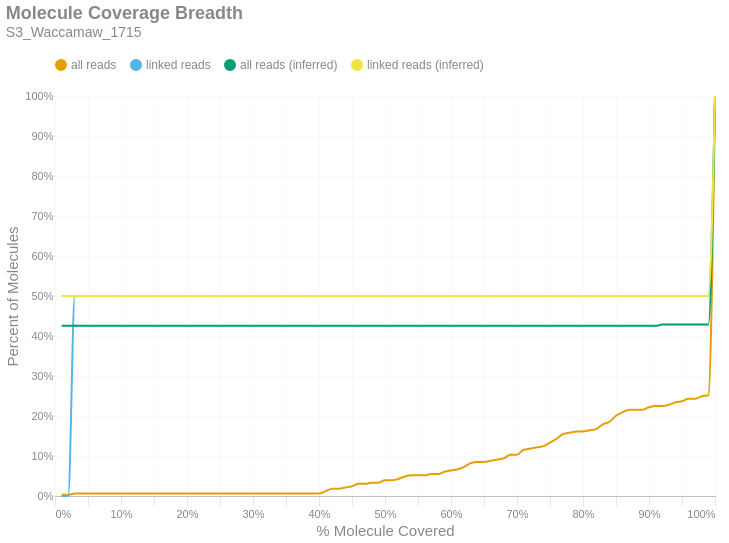

This figure's notebook cell:
### Markdown cell above
### Molecule Read Coverage
This chart shows molecule coverage breadth as computed by the number of bases aligned to that molecule. In other words, "*how much of each unique long molecule is actually sequenced/aligned?*" Keep in mind there is a distinction between sequences and alignments, since some sequences belonging to a particular molecule may not align well and wouldn't appear in the alignment data. This chart also shows molecule coverage breadth as computed by the *inferred fragment* from which the aligned sequences originate. Unlike read coverage, this calculation takes into account the total insert size, including unsequenced gaps between the forward and reverse reads. Like the previous figures, these are cumulative percents.

### Code cell
if SKIPLR:
    print_html(f"Skipped")
else:
    binned_df = consolidated_hist(valids['coverage_bp'], mask, 0.01, True)
    binned_df_inf = consolidated_hist(valids['coverage_inserts'], mask, 0.01, True)
    binned_df = binned_df.with_columns(pl.lit(binned_df_inf['all reads (cumsum)']).alias('all reads (inferred)'))
    binned_df = binned_df.with_columns(pl.lit(binned_df_inf['linked reads (cumsum)']).alias('linked reads (inferred)'))
    binned_df = binned_df.with_columns(
        (pl.col('bin').cast(pl.Float64) + 0.01).alias('right_edge')
    )

    with SafeRender(binned_df):
        (
            density_plot(binned_df, 'Molecule Coverage Breadth', samplename, 'molcov', ['all reads (inferred)','linked reads (inferred)'])
            .encode(
                #x=alt.X('bin:Q', title="% Molecule Covered").axis(format = '%').scale(padding=0),
                x=alt.X('right_edge:Q', title="% Molecule Covered").axis(format='%').scale(padding=0),
                y=alt.Y('value:Q', title='Percent of Molecules')
                    .axis(format='%')
                    .stack(False)
                    .scale(domainMin=0, padding=0),
                color=alt.Color("key:N").scale(domain = ["all reads", "linked reads", "all reads (inferred)", "linked reads (inferred)"]),
                tooltip = [
                    alt.Tooltip("key:N", title = "Data Type"),
                    alt.Tooltip("range_label:N", title="% Molecule Covered"),
                    alt.Tooltip("value:Q", format = ".2%", title="% Molecules")
                ]
            )
        ).display()

### Figure 1 — Vega-Lite specification as saved in the notebook (floating-point values rounded to 4 significant figures)
{"width": "container", "height": 400, "config": {"title": {"anchor": "start", "dy": -15, "fontSize": 18, "color": "#888888", "subtitleColor": "#888888", "subtitleFontSize": 14}, "arc": {"fill": "#0072B2"}, "axis": {"domainColor": "#888888", "domainWidth": 0.5, "gridWidth": 0.2, "grid": false, "titleFontWeight": 400, "titleFontSize": 15, "labelFontSize": 11, "labelColor": "#888888", "tickColor": "#888888", "tickWidth": 0.2, "titleColor": "#888888"}, "axisBand": {"grid": false}, "axisX": {"grid": true, "tickSize": 10, "domainCap": "round"}, "axisY": {"domain": false, "grid": true, "tickSize": 0, "domainCap": "round"}, "background": "transparent", "header": {"labelFontSize": 15, "labelColor": "#888888", "titleFontSize": 15, "titleFontWeight": 600, "titleColor": "#888888"}, "legend": {"labelFont": "sans-serif", "labelFontSize": 12, "labelColor": "#888888", "symbolSize": 100, "symbolType": "circle", "titleFontSize": 12, "titlePadding": 10, "titleColor": "#888888", "title": null, "orient": "top"}, "range": {"category": ["#E69F00", "#56B4E9", "#009E73", "#F0E442", "#0072B2", "#D55E00", "#CC79A7", "#000000"], "diverging": ["#cfe8f3", "#a2d4ec", "#73bfe2", "#46abdb", "#1696d2", "#12719e"]}, "area": {"fill": "#0072B2", "fillOpacity": 0.7, "line": true, "strokeOpacity": 0.7}, "line": {"color": "#0072B2", "stroke": "#0072B2", "strokeWidth": 2}, "trail": {"color": "#0072B2", "stroke": "#0072B2", "strokeWidth": 0, "size": 1}, "point": {"filled": true, "fillOpacity": 1.0, "size": 95}, "text": {"color": "#888888", "fontSize": 11, "align": "right", "fontWeight": 400, "size": 11}, "bar": {"fill": "#0072B2", "stroke": null}, "view": {"stroke": null, "continuousWidth": 660, "continuousHeight": 400}}, "data": {"name": "data-0ce664980f27c8defe71b634f47164d5"}, "mark": {"type": "line", "interpolate": "monotone", "point": {"opacity": 0, "size": 275}}, "encoding": {"color": {"field": "key", "scale": {"domain": ["all reads", "linked reads", "all reads (inferred)", "linked reads (inferred)"]}, "type": "nominal"}, "tooltip": [{"field": "key", "title": "Data Type", "type": "nominal"}, {"field": "range_label", "title": "% Molecule Covered", "type": "nominal"}, {"field": "value", "format": ".2%", "title": "% Molecules", "type": "quantitative"}], "x": {"axis": {"format": "%"}, "field": "right_edge", "scale": {"padding": 0}, "title": "% Molecule Covered", "type": "quantitative"}, "y": {"axis": {"format": "%"}, "field": "value", "scale": {"domainMin": 0, "padding": 0}, "stack": false, "title": "Percent of Molecules", "type": "quantitative"}}, "params": [{"name": "param_c36ac31b6afebe62", "select": {"type": "point", "fields": ["key"]}, "bind": "legend"}], "title": {"text": "Molecule Coverage Breadth", "subtitle": "S3_Waccamaw_1715"}, "transform": [{"fold": ["all reads (cumsum)", "linked reads (cumsum)", "all reads (inferred)", "linked reads (inferred)"]}, {"calculate": "replace(datum.key, ' (cumsum)', '')", "as": "key"}, {"filter": {"param": "param_c36ac31b6afebe62"}}], "usermeta": {"embedOptions": {"downloadFileName": "S3_Waccamaw_1715.molcov"}}, "$schema": "https://vega.github.io/schema/vega-lite/v6.1.0.json", "datasets": {"data-0ce664980f27c8defe71b634f47164d5": [{"bin": "0.0", "interval": "0.0-0.01", "all reads": 0.00304, "linked reads": 0.0, "all reads (cumsum)": 0.00304, "linked reads (cumsum)": 0.0, "range_label": "0.0-0.01", "all reads (inferred)": 0.4255, "linked reads (inferred)": 0.5, "right_edge": 0.01}, {"bin": "0.01", "interval": "0.01-0.02", "all reads": 0.0, "linked reads": 0.0, "all reads (cumsum)": 0.00304, "linked reads (cumsum)": 0.0, "range_label": "0.01-0.02", "all reads (inferred)": 0.4255, "linked reads (inferred)": 0.5, "right_edge": 0.02}, {"bin": "0.02", "interval": "0.02-0.03", "all reads": 0.00304, "linked reads": 0.5, "all reads (cumsum)": 0.006079, "linked reads (cumsum)": 0.5, "range_label": "0.02-0.03", "all reads (inferred)": 0.4255, "linked reads (inferred)": 0.5, "right_edge": 0.03}, {"bin": "0.03", "interval": "0.03-0.04", "all reads": 0.0, "linked reads": 0.0, "all reads (cumsum)": 0.006079, "linked reads (cumsum)": 0.5, "range_label": "0.03-0.04", "all reads (inferred)": 0.4255, "linked reads (inferred)": 0.5, "right_edge": 0.04}, {"bin": "0.04", "interval": "0.04-0.05", "all reads": 0.0, "linked reads": 0.0, "all reads (cumsum)": 0.006079, "linked reads (cumsum)": 0.5, "range_label": "0.04-0.05", "all reads (inferred)": 0.4255, "linked reads (inferred)": 0.5, "right_edge": 0.05}, {"bin": "0.05", "interval": "0.05-0.06", "all reads": 0.0, "linked reads": 0.0, "all reads (cumsum)": 0.006079, "linked reads (cumsum)": 0.5, "range_label": "0.05-0.06", "all reads (inferred)": 0.4255, "linked reads (inferred)": 0.5, "right_edge": 0.06}, {"bin": "0.06", "interval": "0.06-0.07", "all reads": 0.0, "linked reads": 0.0, "all reads (cumsum)": 0.006079, "linked reads (cumsum)": 0.5, "range_label": "0.06-0.07", "all reads (inferred)": 0.4255, "linked reads (inferred)": 0.5, "right_edge": 0.07}, {"bin": "0.07", "interval": "0.07-0.08", "all reads": 0.0, "linked reads": 0.0, "all reads (cumsum)": 0.006079, "linked reads (cumsum)": 0.5, "range_label": "0.07-0.08", "all reads (inferred)": 0.4255, "linked reads (inferred)": 0.5, "right_edge": 0.08}, {"bin": "0.08", "interval": "0.08-0.09", "all reads": 0.0, "linked reads": 0.0, "all reads (cumsum)": 0.006079, "linked reads (cumsum)": 0.5, "range_label": "0.08-0.09", "all reads (inferred)": 0.4255, "linked reads (inferred)": 0.5, "right_edge": 0.09}, {"bin": "0.09", "interval": "0.09-0.1", "all reads": 0.0, "linked reads": 0.0, "all reads (cumsum)": 0.006079, "linked reads (cumsum)": 0.5, "range_label": "0.09-0.1", "all reads (inferred)": 0.4255, "linked reads (inferred)": 0.5, "right_edge": 0.1}, {"bin": "0.1", "interval": "0.1-0.11", "all reads": 0.0, "linked reads": 0.0, "all reads (cumsum)": 0.006079, "linked reads (cumsum)": 0.5, "range_label": "0.1-0.11", "all reads (inferred)": 0.4255, "linked reads (inferred)": 0.5, "right_edge": 0.11}, {"bin": "0.11", "interval": "0.11-0.12", "all reads": 0.0, "linked reads": 0.0, "all reads (cumsum)": 0.006079, "linked reads (cumsum)": 0.5, "range_label": "0.11-0.12", "all reads (inferred)": 0.4255, "linked reads (inferred)": 0.5, "right_edge": 0.12}, {"bin": "0.12", "interval": "0.12-0.13", "all reads": 0.0, "linked reads": 0.0, "all reads (cumsum)": 0.006079, "linked reads (cumsum)": 0.5, "range_label": "0.12-0.13", "all reads (inferred)": 0.4255, "linked reads (inferred)": 0.5, "right_edge": 0.13}, {"bin": "0.13", "interval": "0.13-0.14", "all reads": 0.0, "linked reads": 0.0, "all reads (cumsum)": 0.006079, "linked reads (cumsum)": 0.5, "range_label": "0.13-0.14", "all reads (inferred)": 0.4255, "linked reads (inferred)": 0.5, "right_edge": 0.14}, {"bin": "0.14", "interval": "0.14-0.15", "all reads": 0.0, "linked reads": 0.0, "all reads (cumsum)": 0.006079, "linked reads (cumsum)": 0.5, "range_label": "0.14-0.15", "all reads (inferred)": 0.4255, "linked reads (inferred)": 0.5, "right_edge": 0.15}, {"bin": "0.15", "interval": "0.15-0.16", "all reads": 0.0, "linked reads": 0.0, "all reads (cumsum)": 0.006079, "linked reads (cumsum)": 0.5, "range_label": "0.15-0.16", "all reads (inferred)": 0.4255, "linked reads (inferred)": 0.5, "right_edge": 0.16}, {"bin": "0.16", "interval": "0.16-0.17", "all reads": 0.0, "linked reads": 0.0, "all reads (cumsum)": 0.006079, "linked reads (cumsum)": 0.5, "range_label": "0.16-0.17", "all reads (inferred)": 0.4255, "linked reads (inferred)": 0.5, "right_edge": 0.17}, {"bin": "0.17", "interval": "0.17-0.18", "all reads": 0.0, "linked reads": 0.0, "all reads (cumsum)": 0.006079, "linked reads (cumsum)": 0.5, "range_label": "0.17-0.18", "all reads (inferred)": 0.4255, "linked reads (inferred)": 0.5, "right_edge": 0.18}, {"bin": "0.18", "interval": "0.18-0.19", "all reads": 0.0, "linked reads": 0.0, "all reads (cumsum)": 0.006079, "linked reads (cumsum)": 0.5, "range_label": "0.18-0.19", "all reads (inferred)": 0.4255, "linked reads (inferred)": 0.5, "right_edge": 0.19}, {"bin": "0.19", "interval": "0.19-0.2", "all reads": 0.0, "linked reads": 0.0, "all reads (cumsum)": 0.006079, "linked reads (cumsum)": 0.5, "range_label": "0.19-0.2", "all reads (inferred)": 0.4255, "linked reads (inferred)": 0.5, "right_edge": 0.2}, {"bin": "0.2", "interval": "0.2-0.21", "all reads": 0.0, "linked reads": 0.0, "all reads (cumsum)": 0.006079, "linked reads (cumsum)": 0.5, "range_label": "0.2-0.21", "all reads (inferred)": 0.4255, "linked reads (inferred)": 0.5, "right_edge": 0.21}, {"bin": "0.21", "interval": "0.21-0.22", "all reads": 0.0, "linked reads": 0.0, "all reads (cumsum)": 0.006079, "linked reads (cumsum)": 0.5, "range_label": "0.21-0.22", "all reads (inferred)": 0.4255, "linked reads (inferred)": 0.5, "right_edge": 0.22}, {"bin": "0.22", "interval": "0.22-0.23", "all reads": 0.0, "linked reads": 0.0, "all reads (cumsum)": 0.006079, "linked reads (cumsum)": 0.5, "range_label": "0.22-0.23", "all reads (inferred)": 0.4255, "linked reads (inferred)": 0.5, "right_edge": 0.23}, {"bin": "0.23", "interval": "0.23-0.24", "all reads": 0.0, "linked reads": 0.0, "all reads (cumsum)": 0.006079, "linked reads (cumsum)": 0.5, "range_label": "0.23-0.24", "all reads (inferred)": 0.4255, "linked reads (inferred)": 0.5, "right_edge": 0.24}, {"bin": "0.24", "interval": "0.24-0.25", "all reads": 0.0, "linked reads": 0.0, "all reads (cumsum)": 0.006079, "linked reads (cumsum)": 0.5, "range_label": "0.24-0.25", "all reads (inferred)": 0.4255, "linked reads (inferred)": 0.5, "right_edge": 0.25}, {"bin": "0.25", "interval": "0.25-0.26", "all reads": 0.0, "linked reads": 0.0, "all reads (cumsum)": 0.006079, "linked reads (cumsum)": 0.5, "range_label": "0.25-0.26", "all reads (inferred)": 0.4255, "linked reads (inferred)": 0.5, "right_edge": 0.26}, {"bin": "0.26", "interval": "0.26-0.27", "all reads": 0.0, "linked reads": 0.0, "all reads (cumsum)": 0.006079, "linked reads (cumsum)": 0.5, "range_label": "0.26-0.27", "all reads (inferred)": 0.4255, "linked reads (inferred)": 0.5, "right_edge": 0.27}, {"bin": "0.27", "interval": "0.27-0.28", "all reads": 0.0, "linked reads": 0.0, "all reads (cumsum)": 0.006079, "linked reads (cumsum)": 0.5, "range_label": "0.27-0.28", "all reads (inferred)": 0.4255, "linked reads (inferred)": 0.5, "right_edge": 0.28}, {"bin": "0.28", "interval": "0.28-0.29", "all reads": 0.0, "linked reads": 0.0, "all reads (cumsum)": 0.006079, "linked reads (cumsum)": 0.5, "range_label": "0.28-0.29", "all reads (inferred)": 0.4255, "linked reads (inferred)": 0.5, "right_edge": 0.29}, {"bin": "0.29", "interval": "0.29-0.3", "all reads": 0.0, "linked reads": 0.0, "all reads (cumsum)": 0.006079, "linked reads (cumsum)": 0.5, "range_label": "0.29-0.3", "all reads (inferred)": 0.4255, "linked reads (inferred)": 0.5, "right_edge": 0.3}, {"bin": "0.3", "interval": "0.3-0.31", "all reads": 0.0, "linked reads": 0.0, "all reads (cumsum)": 0.006079, "linked reads (cumsum)": 0.5, "range_label": "0.3-0.31", "all reads (inferred)": 0.4255, "linked reads (inferred)": 0.5, "right_edge": 0.31}, {"bin": "0.31", "interval": "0.31-0.32", "all reads": 0.0, "linked reads": 0.0, "all reads (cumsum)": 0.006079, "linked reads (cumsum)": 0.5, "range_label": "0.31-0.32", "all reads (inferred)": 0.4255, "linked reads (inferred)": 0.5, "right_edge": 0.32}, {"bin": "0.32", "interval": "0.32-0.33", "all reads": 0.0, "linked reads": 0.0, "all reads (cumsum)": 0.006079, "linked reads (cumsum)": 0.5, "range_label": "0.32-0.33", "all reads (inferred)": 0.4255, "linked reads (inferred)": 0.5, "right_edge": 0.33}, {"bin": "0.33", "interval": "0.33-0.34", "all reads": 0.0, "linked reads": 0.0, "all reads (cumsum)": 0.006079, "linked reads (cumsum)": 0.5, "range_label": "0.33-0.34", "all reads (inferred)": 0.4255, "linked reads (inferred)": 0.5, "right_edge": 0.34}, {"bin": "0.34", "interval": "0.34-0.35", "all reads": 0.0, "linked reads": 0.0, "all reads (cumsum)": 0.006079, "linked reads (cumsum)": 0.5, "range_label": "0.34-0.35", "all reads (inferred)": 0.4255, "linked reads (inferred)": 0.5, "right_edge": 0.35}, {"bin": "0.35", "interval": "0.35-0.36", "all reads": 0.0, "linked reads": 0.0, "all reads (cumsum)": 0.006079, "linked reads (cumsum)": 0.5, "range_label": "0.35-0.36", "all reads (inferred)": 0.4255, "linked reads (inferred)": 0.5, "right_edge": 0.36}, {"bin": "0.36", "interval": "0.36-0.37", "all reads": 0.0, "linked reads": 0.0, "all reads (cumsum)": 0.006079, "linked reads (cumsum)": 0.5, "range_label": "0.36-0.37", "all reads (inferred)": 0.4255, "linked reads (inferred)": 0.5, "right_edge": 0.37}, {"bin": "0.37", "interval": "0.37-0.38", "all reads": 0.0, "linked reads": 0.0, "all reads (cumsum)": 0.006079, "linked reads (cumsum)": 0.5, "range_label": "0.37-0.38", "all reads (inferred)": 0.4255, "linked reads (inferred)": 0.5, "right_edge": 0.38}, {"bin": "0.38", "interval": "0.38-0.39", "all reads": 0.0, "linked reads": 0.0, "all reads (cumsum)": 0.006079, "linked reads (cumsum)": 0.5, "range_label": "0.38-0.39", "all reads (inferred)": 0.4255, "linked reads (inferred)": 0.5, "right_edge": 0.39}, {"bin": "0.39", "interval": "0.39-0.4", "all reads": 0.0, "linked reads": 0.0, "all reads (cumsum)": 0.006079, "linked reads (cumsum)": 0.5, "range_label": "0.39-0.4", "all reads (inferred)": 0.4255, "linked reads (inferred)": 0.5, "right_edge": 0.4}, {"bin": "0.4", "interval": "0.4-0.41", "all reads": 0.006079, "linked reads": 0.0, "all reads (cumsum)": 0.01216, "linked reads (cumsum)": 0.5, "range_label": "0.4-0.41", "all reads (inferred)": 0.4255, "linked reads (inferred)": 0.5, "right_edge": 0.41}, {"bin": "0.41", "interval": "0.41-0.42", "all reads": 0.006079, "linked reads": 0.0, "all reads (cumsum)": 0.01824, "linked reads (cumsum)": 0.5, "range_label": "0.41-0.42", "all reads (inferred)": 0.4255, "linked reads (inferred)": 0.5, "right_edge": 0.42}, {"bin": "0.42", "interval": "0.42-0.43", "all reads": 0.0, "linked reads": 0.0, "all reads (cumsum)": 0.01824, "linked reads (cumsum)": 0.5, "range_label": "0.42-0.43", "all reads (inferred)": 0.4255, "linked reads (inferred)": 0.5, "right_edge": 0.43}, {"bin": "0.43", "interval": "0.43-0.44", "all reads": 0.00304, "linked reads": 0.0, "all reads (cumsum)": 0.02128, "linked reads (cumsum)": 0.5, "range_label": "0.43-0.44", "all reads (inferred)": 0.4255, "linked reads (inferred)": 0.5, "right_edge": 0.44}, {"bin": "0.44", "interval": "0.44-0.45", "all reads": 0.00304, "linked reads": 0.0, "all reads (cumsum)": 0.02432, "linked reads (cumsum)": 0.5, "range_label": "0.44-0.45", "all reads (inferred)": 0.4255, "linked reads (inferred)": 0.5, "right_edge": 0.45}, {"bin": "0.45", "interval": "0.45-0.46", "all reads": 0.006079, "linked reads": 0.0, "all reads (cumsum)": 0.0304, "linked reads (cumsum)": 0.5, "range_label": "0.45-0.46", "all reads (inferred)": 0.4255, "linked reads (inferred)": 0.5, "right_edge": 0.46}, {"bin": "0.46", "interval": "0.46-0.47", "all reads": 0.0, "linked reads": 0.0, "all reads (cumsum)": 0.0304, "linked reads (cumsum)": 0.5, "range_label": "0.46-0.47", "all reads (inferred)": 0.4255, "linked reads (inferred)": 0.5, "right_edge": 0.47}, {"bin": "0.47", "interval": "0.47-0.48", "all reads": 0.00304, "linked reads": 0.0, "all reads (cumsum)": 0.03343, "linked reads (cumsum)": 0.5, "range_label": "0.47-0.48", "all reads (inferred)": 0.4255, "linked reads (inferred)": 0.5, "right_edge": 0.48}, {"bin": "0.48", "interval": "0.48-0.49", "all reads": 0.0, "linked reads": 0.0, "all reads (cumsum)": 0.03343, "linked reads (cumsum)": 0.5, "range_label": "0.48-0.49", "all reads (inferred)": 0.4255, "linked reads (inferred)": 0.5, "right_edge": 0.49}, {"bin": "0.49", "interval": "0.49-0.5", "all reads": 0.006079, "linked reads": 0.0, "all reads (cumsum)": 0.03951, "linked reads (cumsum)": 0.5, "range_label": "0.49-0.5", "all reads (inferred)": 0.4255, "linked reads (inferred)": 0.5, "right_edge": 0.5}, {"bin": "0.5", "interval": "0.5-0.51", "all reads": 0.0, "linked reads": 0.0, "all reads (cumsum)": 0.03951, "linked reads (cumsum)": 0.5, "range_label": "0.5-0.51", "all reads (inferred)": 0.4255, "linked reads (inferred)": 0.5, "right_edge": 0.51}, {"bin": "0.51", "interval": "0.51-0.52", "all reads": 0.00304, "linked reads": 0.0, "all reads (cumsum)": 0.04255, "linked reads (cumsum)": 0.5, "range_label": "0.51-0.52", "all reads (inferred)": 0.4255, "linked reads (inferred)": 0.5, "right_edge": 0.52}, {"bin": "0.52", "interval": "0.52-0.53", "all reads": 0.006079, "linked reads": 0.0, "all reads (cumsum)": 0.04863, "linked reads (cumsum)": 0.5, "range_label": "0.52-0.53", "all reads (inferred)": 0.4255, "linked reads (inferred)": 0.5, "right_edge": 0.53}, {"bin": "0.53", "interval": "0.53-0.54", "all reads": 0.00304, "linked reads": 0.0, "all reads (cumsum)": 0.05167, "linked reads (cumsum)": 0.5, "range_label": "0.53-0.54", "all reads (inferred)": 0.4255, "linked reads (inferred)": 0.5, "right_edge": 0.54}, {"bin": "0.54", "interval": "0.54-0.55", "all reads": 0.0, "linked reads": 0.0, "all reads (cumsum)": 0.05167, "linked reads (cumsum)": 0.5, "range_label": "0.54-0.55", "all reads (inferred)": 0.4255, "linked reads (inferred)": 0.5, "right_edge": 0.55}, {"bin": "0.55", "interval": "0.55-0.56", "all reads": 0.0, "linked reads": 0.0, "all reads (cumsum)": 0.05167, "linked reads (cumsum)": 0.5, "range_label": "0.55-0.56", "all reads (inferred)": 0.4255, "linked reads (inferred)": 0.5, "right_edge": 0.56}, {"bin": "0.56", "interval": "0.56-0.57", "all reads": 0.00304, "linked reads": 0.0, "all reads (cumsum)": 0.05471, "linked reads (cumsum)": 0.5, "range_label": "0.56-0.57", "all reads (inferred)": 0.4255, "linked reads (inferred)": 0.5, "right_edge": 0.57}, {"bin": "0.57", "interval": "0.57-0.58", "all reads": 0.0, "linked reads": 0.0, "all reads (cumsum)": 0.05471, "linked reads (cumsum)": 0.5, "range_label": "0.57-0.58", "all reads (inferred)": 0.4255, "linked reads (inferred)": 0.5, "right_edge": 0.58}, {"bin": "0.58", "interval": "0.58-0.59", "all reads": 0.006079, "linked reads": 0.0, "all reads (cumsum)": 0.06079, "linked reads (cumsum)": 0.5, "range_label": "0.58-0.59", "all reads (inferred)": 0.4255, "linked reads (inferred)": 0.5, "right_edge": 0.59}, {"bin": "0.59", "interval": "0.59-0.6", "all reads": 0.00304, "linked reads": 0.0, "all reads (cumsum)": 0.06383, "linked reads (cumsum)": 0.5, "range_label": "0.59-0.6", "all reads (inferred)": 0.4255, "linked reads (inferred)": 0.5, "right_edge": 0.6}, {"bin": "0.6", "interval": "0.6-0.61", "all reads": 0.00304, "linked reads": 0.0, "all reads (cumsum)": 0.06687, "linked reads (cumsum)": 0.5, "range_label": "0.6-0.61", "all reads (inferred)": 0.4255, "linked reads (inferred)": 0.5, "right_edge": 0.61}, {"bin": "0.61", "interval": "0.61-0.62", "all reads": 0.006079, "linked reads": 0.0, "all reads (cumsum)": 0.07295, "linked reads (cumsum)": 0.5, "range_label": "0.61-0.62", "all reads (inferred)": 0.4255, "linked reads (inferred)": 0.5, "right_edge": 0.62}, {"bin": "0.62", "interval": "0.62-0.63", "all reads": 0.009119, "linked reads": 0.0, "all reads (cumsum)": 0.08207, "linked reads (cumsum)": 0.5, "range_label": "0.62-0.63", "all reads (inferred)": 0.4255, "linked reads (inferred)": 0.5, "right_edge": 0.63}, {"bin": "0.63", "interval": "0.63-0.64", "all reads": 0.00304, "linked reads": 0.0, "all reads (cumsum)": 0.08511, "linked reads (cumsum)": 0.5, "range_label": "0.63-0.64", "all reads (inferred)": 0.4255, "linked reads (inferred)": 0.5, "right_edge": 0.64}, {"bin": "0.64", "interval": "0.64-0.65", "all reads": 0.0, "linked reads": 0.0, "all reads (cumsum)": 0.08511, "linked reads (cumsum)": 0.5, "range_label": "0.64-0.65", "all reads (inferred)": 0.4255, "linked reads (inferred)": 0.5, "right_edge": 0.65}, {"bin": "0.65", "interval": "0.65-0.66", "all reads": 0.00304, "linked reads": 0.0, "all reads (cumsum)": 0.08815, "linked reads (cumsum)": 0.5, "range_label": "0.65-0.66", "all reads (inferred)": 0.4255, "linked reads (inferred)": 0.5, "right_edge": 0.66}, {"bin": "0.66", "interval": "0.66-0.67", "all reads": 0.00304, "linked reads": 0.0, "all reads (cumsum)": 0.09119, "linked reads (cumsum)": 0.5, "range_label": "0.66-0.67", "all reads (inferred)": 0.4255, "linked reads (inferred)": 0.5, "right_edge": 0.67}, {"bin": "0.67", "interval": "0.67-0.68", "all reads": 0.00304, "linked reads": 0.0, "all reads (cumsum)": 0.09422, "linked reads (cumsum)": 0.5, "range_label": "0.67-0.68", "all reads (inferred)": 0.4255, "linked reads (inferred)": 0.5, "right_edge": 0.68}, {"bin": "0.68", "interval": "0.68-0.69", "all reads": 0.009119, "linked reads": 0.0, "all reads (cumsum)": 0.1033, "linked reads (cumsum)": 0.5, "range_label": "0.68-0.69", "all reads (inferred)": 0.4255, "linked reads (inferred)": 0.5, "right_edge": 0.69}, {"bin": "0.69", "interval": "0.69-0.7", "all reads": 0.0, "linked reads": 0.0, "all reads (cumsum)": 0.1033, "linked reads (cumsum)": 0.5, "range_label": "0.69-0.7", "all reads (inferred)": 0.4255, "linked reads (inferred)": 0.5, "right_edge": 0.7}, {"bin": "0.7", "interval": "0.7-0.71", "all reads": 0.01216, "linked reads": 0.0, "all reads (cumsum)": 0.1155, "linked reads (cumsum)": 0.5, "range_label": "0.7-0.71", "all reads (inferred)": 0.4255, "linked reads (inferred)": 0.5, "right_edge": 0.71}, {"bin": "0.71", "interval": "0.71-0.72", "all reads": 0.00304, "linked reads": 0.0, "all reads (cumsum)": 0.1185, "linked reads (cumsum)": 0.5, "range_label": "0.71-0.72", "all reads (inferred)": 0.4255, "linked reads (inferred)": 0.5, "right_edge": 0.72}, {"bin": "0.72", "interval": "0.72-0.73", "all reads": 0.00304, "linked reads": 0.0, "all reads (cumsum)": 0.1216, "linked reads (cumsum)": 0.5, "range_label": "0.72-0.73", "all reads (inferred)": 0.4255, "linked reads (inferred)": 0.5, "right_edge": 0.73}, {"bin": "0.73", "interval": "0.73-0.74", "all reads": 0.00304, "linked reads": 0.0, "all reads (cumsum)": 0.1246, "linked reads (cumsum)": 0.5, "range_label": "0.73-0.74", "all reads (inferred)": 0.4255, "linked reads (inferred)": 0.5, "right_edge": 0.74}, {"bin": "0.74", "interval": "0.74-0.75", "all reads": 0.009119, "linked reads": 0.0, "all reads (cumsum)": 0.1337, "linked reads (cumsum)": 0.5, "range_label": "0.74-0.75", "all reads (inferred)": 0.4255, "linked reads (inferred)": 0.5, "right_edge": 0.75}, {"bin": "0.75", "interval": "0.75-0.76", "all reads": 0.009119, "linked reads": 0.0, "all reads (cumsum)": 0.1429, "linked reads (cumsum)": 0.5, "range_label": "0.75-0.76", "all reads (inferred)": 0.4255, "linked reads (inferred)": 0.5, "right_edge": 0.76}, {"bin": "0.76", "interval": "0.76-0.77", "all reads": 0.01216, "linked reads": 0.0, "all reads (cumsum)": 0.155, "linked reads (cumsum)": 0.5, "range_label": "0.76-0.77", "all reads (inferred)": 0.4255, "linked reads (inferred)": 0.5, "right_edge": 0.77}, {"bin": "0.77", "interval": "0.77-0.78", "all reads": 0.00304, "linked reads": 0.0, "all reads (cumsum)": 0.1581, "linked reads (cumsum)": 0.5, "range_label": "0.77-0.78", "all reads (inferred)": 0.4255, "linked reads (inferred)": 0.5, "right_edge": 0.78}, {"bin": "0.78", "interval": "0.78-0.79", "all reads": 0.00304, "linked reads": 0.0, "all reads (cumsum)": 0.1611, "linked reads (cumsum)": 0.5, "range_label": "0.78-0.79", "all reads (inferred)": 0.4255, "linked reads (inferred)": 0.5, "right_edge": 0.79}, {"bin": "0.79", "interval": "0.79-0.8", "all reads": 0.0, "linked reads": 0.0, "all reads (cumsum)": 0.1611, "linked reads (cumsum)": 0.5, "range_label": "0.79-0.8", "all reads (inferred)": 0.4255, "linked reads (inferred)": 0.5, "right_edge": 0.8}, {"bin": "0.8", "interval": "0.8-0.81", "all reads": 0.00304, "linked reads": 0.0, "all reads (cumsum)": 0.1641, "linked reads (cumsum)": 0.5, "range_label": "0.8-0.81", "all reads (inferred)": 0.4255, "linked reads (inferred)": 0.5, "right_edge": 0.81}, {"bin": "0.81", "interval": "0.81-0.82", "all reads": 0.00304, "linked reads": 0.0, "all reads (cumsum)": 0.1672, "linked reads (cumsum)": 0.5, "range_label": "0.81-0.82", "all reads (inferred)": 0.4255, "linked reads (inferred)": 0.5, "right_edge": 0.82}, {"bin": "0.82", "interval": "0.82-0.83", "all reads": 0.01216, "linked reads": 0.0, "all reads (cumsum)": 0.1793, "linked reads (cumsum)": 0.5, "range_label": "0.82-0.83", "all reads (inferred)": 0.4255, "linked reads (inferred)": 0.5, "right_edge": 0.83}, {"bin": "0.83", "interval": "0.83-0.84", "all reads": 0.006079, "linked reads": 0.0, "all reads (cumsum)": 0.1854, "linked reads (cumsum)": 0.5, "range_label": "0.83-0.84", "all reads (inferred)": 0.4255, "linked reads (inferred)": 0.5, "right_edge": 0.84}, {"bin": "0.84", "interval": "0.84-0.85", "all reads": 0.0152, "linked reads": 0.0, "all reads (cumsum)": 0.2006, "linked reads (cumsum)": 0.5, "range_label": "0.84-0.85", "all reads (inferred)": 0.4255, "linked reads (inferred)": 0.5, "right_edge": 0.85}, {"bin": "0.85", "interval": "0.85-0.86", "all reads": 0.009119, "linked reads": 0.0, "all reads (cumsum)": 0.2097, "linked reads (cumsum)": 0.5, "range_label": "0.85-0.86", "all reads (inferred)": 0.4255, "linked reads (inferred)": 0.5, "right_edge": 0.86}, {"bin": "0.86", "interval": "0.86-0.87", "all reads": 0.006079, "linked reads": 0.0, "all reads (cumsum)": 0.2158, "linked reads (cumsum)": 0.5, "range_label": "0.86-0.87", "all reads (inferred)": 0.4255, "linked reads (inferred)": 0.5, "right_edge": 0.87}, {"bin": "0.87", "interval": "0.87-0.88", "all reads": 0.0, "linked reads": 0.0, "all reads (cumsum)": 0.2158, "linked reads (cumsum)": 0.5, "range_label": "0.87-0.88", "all reads (inferred)": 0.4255, "linked reads (inferred)": 0.5, "right_edge": 0.88}, {"bin": "0.88", "interval": "0.88-0.89", "all reads": 0.0, "linked reads": 0.0, "all reads (cumsum)": 0.2158, "linked reads (cumsum)": 0.5, "range_label": "0.88-0.89", "all reads (inferred)": 0.4255, "linked reads (inferred)": 0.5, "right_edge": 0.89}, {"bin": "0.89", "interval": "0.89-0.9", "all reads": 0.006079, "linked reads": 0.0, "all reads (cumsum)": 0.2219, "linked reads (cumsum)": 0.5, "range_label": "0.89-0.9", "all reads (inferred)": 0.4255, "linked reads (inferred)": 0.5, "right_edge": 0.9}, {"bin": "0.9", "interval": "0.9-0.91", "all reads": 0.00304, "linked reads": 0.0, "all reads (cumsum)": 0.2249, "linked reads (cumsum)": 0.5, "range_label": "0.9-0.91", "all reads (inferred)": 0.4255, "linked reads (inferred)": 0.5, "right_edge": 0.91}, {"bin": "0.91", "interval": "0.91-0.92", "all reads": 0.0, "linked reads": 0.0, "all reads (cumsum)": 0.2249, "linked reads (cumsum)": 0.5, "range_label": "0.91-0.92", "all reads (inferred)": 0.4286, "linked reads (inferred)": 0.5, "right_edge": 0.92}, {"bin": "0.92", "interval": "0.92-0.93", "all reads": 0.00304, "linked reads": 0.0, "all reads (cumsum)": 0.228, "linked reads (cumsum)": 0.5, "range_label": "0.92-0.93", "all reads (inferred)": 0.4286, "linked reads (inferred)": 0.5, "right_edge": 0.93}, {"bin": "0.93", "interval": "0.93-0.94", "all reads": 0.006079, "linked reads": 0.0, "all reads (cumsum)": 0.234, "linked reads (cumsum)": 0.5, "range_label": "0.93-0.94", "all reads (inferred)": 0.4286, "linked reads (inferred)": 0.5, "right_edge": 0.94}, {"bin": "0.94", "interval": "0.94-0.95", "all reads": 0.00304, "linked reads": 0.0, "all reads (cumsum)": 0.2371, "linked reads (cumsum)": 0.5, "range_label": "0.94-0.95", "all reads (inferred)": 0.4286, "linked reads (inferred)": 0.5, "right_edge": 0.95}, {"bin": "0.95", "interval": "0.95-0.96", "all reads": 0.006079, "linked reads": 0.0, "all reads (cumsum)": 0.2432, "linked reads (cumsum)": 0.5, "range_label": "0.95-0.96", "all reads (inferred)": 0.4286, "linked reads (inferred)": 0.5, "right_edge": 0.96}, {"bin": "0.96", "interval": "0.96-0.97", "all reads": 0.0, "linked reads": 0.0, "all reads (cumsum)": 0.2432, "linked reads (cumsum)": 0.5, "range_label": "0.96-0.97", "all reads (inferred)": 0.4286, "linked reads (inferred)": 0.5, "right_edge": 0.97}, {"bin": "0.97", "interval": "0.97-0.98", "all reads": 0.006079, "linked reads": 0.0, "all reads (cumsum)": 0.2492, "linked reads (cumsum)": 0.5, "range_label": "0.97-0.98", "all reads (inferred)": 0.4286, "linked reads (inferred)": 0.5, "right_edge": 0.98}, {"bin": "0.98", "interval": "0.98-0.99", "all reads": 0.00304, "linked reads": 0.0, "all reads (cumsum)": 0.2523, "linked reads (cumsum)": 0.5, "range_label": "0.98-0.99", "all reads (inferred)": 0.4286, "linked reads (inferred)": 0.5, "right_edge": 0.99}, {"bin": "0.99", "interval": "0.99-1.0", "all reads": 0.7477, "linked reads": 0.5, "all reads (cumsum)": 1.0, "linked reads (cumsum)": 1.0, "range_label": "0.99-1.0", "all reads (inferred)": 1.0, "linked reads (inferred)": 1.0, "right_edge": 1.0}]}}
